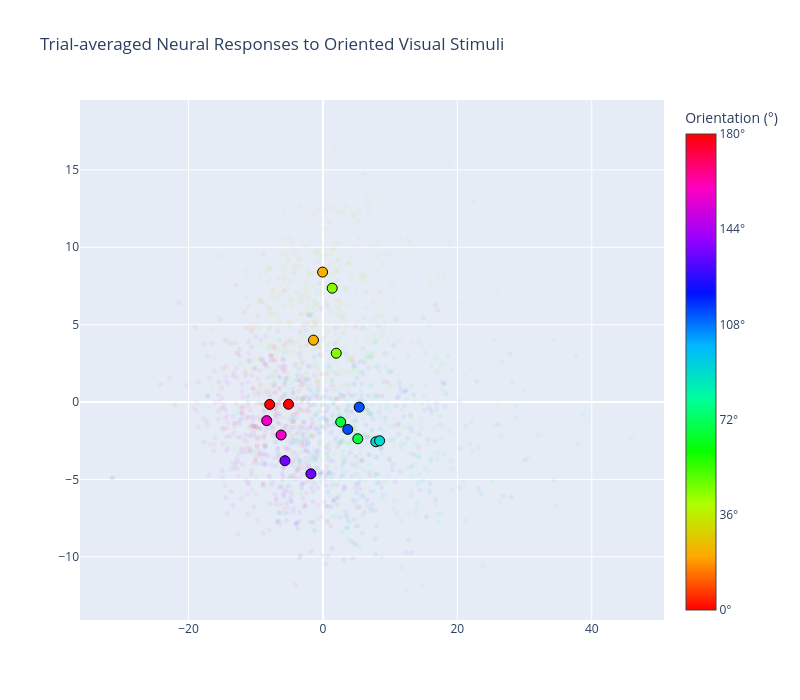

Here is the notebook cell this chart was saved with:
### Code cell
import plotly.graph_objects as go
from sklearn.decomposition import PCA

# Compute 2D Projections
if mode == "pca":
    X = sum_responses.sum(axis=-1)             # (n_orientations, n_neurons)  -- per-orientation averages
    mean_vec = X.mean(axis=0, keepdims=True)
    pca2 = PCA(n_components=2)
    pca2.fit(X)

    coords = pca2.transform(X)                           # (n_orientations, 2)  -- averaged points
elif mode == "lda":
    X = sum_responses.sum(axis=-1)             # (n_orientations, n_neurons)  -- per-orientation averages
    mean_vec = X.mean(axis=0, keepdims=True)
    coords = X @ lda.scalings_                     # (n_orientations, 3)  -- averaged points
else:
    raise ValueError(f"Unknown mode: {mode}")
# ---- Per-trial points: spike counts per (orientation, trial) summed over time bins ----
trial_coords = []     # (n_orient * n_trials, 3)
trial_doubled = []    # color matches its orientation
for o_idx, orientation in enumerate(visual_orientation_degs):
    trial_times = visual_trial_df[visual_trial_df['orientation'] == orientation]['timestamp'].values[:N_VIS_TRIALS]
    for t_time in trial_times:
        trial_spikes = visual_spikes[(visual_spikes['timestamp'] >= t_time) &
                                     (visual_spikes['timestamp'] <  t_time + WINDOW_LEN)]
        x_trial = np.zeros(n_neurons)
        if not trial_spikes.empty:
            counts = trial_spikes.groupby('neuron_id').size()
            for nid, c in counts.items():
                if nid in neuron_to_idx:
                    x_trial[neuron_to_idx[nid]] = c
        if mode == "pca":
            trial_coords.append(pca2.transform(x_trial.reshape(1, -1))[0])
        elif mode == "lda":
            trial_coords.append(x_trial @ lda.scalings_)
        trial_doubled.append((int(orientation) * 2) % 360)
trial_coords = np.array(trial_coords)
trial_doubled = np.array(trial_doubled)

doubled = (np.array(visual_orientation_degs) * 2) % 360

fig = go.Figure()

# Per-trial scatter (low alpha)
fig.add_trace(go.Scatter(
    x=trial_coords[:, 0], y=trial_coords[:, 1],
    mode='markers',
    marker=dict(size=5, color=trial_doubled, colorscale='HSV',
                cmin=0, cmax=360, opacity=0.05,
                line=dict(width=0)),
    hovertemplate='trial<extra></extra>',
    showlegend=False,
))

# Orientation-average scatter (full opacity, on top)
fig.add_trace(go.Scatter(
    x=coords[:, 0], y=coords[:, 1], 
    mode='markers',
    marker=dict(size=10, color=doubled, colorscale='HSV',
                cmin=0, cmax=360,
                colorbar=dict(
                    title='Orientation (°)',
                    tickvals=np.arange(0, 361, 72),
                    ticktext=[f'{int(v/2)}°' for v in np.arange(0, 361, 72)],
                ),
                line=dict(color='black', width=1)),
    text=[f'{int(o)}°' for o in visual_orientation_degs],
    textposition='top center',
    name='',
    showlegend=False,
))

if mode == "pca":
    fig.update_layout(title='Trial-averaged Neural Responses to Oriented Visual Stimuli (PCA Projection)')
    fig.update_layout(
    title='Trial-averaged Neural Responses to Oriented Visual Stimuli',
    scene=dict(xaxis_title='PC1', yaxis_title='PC2',
               aspectmode='data'),
    width=800, height=700,
    )
elif mode == "lda":
    fig.update_layout(title='Trial-averaged Neural Responses to Oriented Visual Stimuli (LDA Projection)')
    fig.update_layout(
    title='Trial-averaged Neural Responses to Oriented Visual Stimuli',
    scene=dict(xaxis_title='LDA1', yaxis_title='LDA2',
               aspectmode='data'),
    width=800, height=700,
)   
fig.show()

### Figure 1 — Plotly figure (JSON) as saved in the notebook; plotly's stock layout.template omitted (floating-point values rounded to 4 significant figures; data arrays with more than 128 entries replaced by an {"elided": "..."} marker saying what was removed)
{"data": [{"hovertemplate": "trial<extra></extra>", "marker": {"cmax": 360, "cmin": 0, "color": {"elided": "1600 int values"}, "colorscale": [[0, "#ff0000"], [0.1111, "#ffa700"], [0.2222, "#afff00"], [0.3333, "#08ff00"], [0.4444, "#00ff9f"], [0.5556, "#00b7ff"], [0.6667, "#0010ff"], [0.7778, "#9700ff"], [0.8889, "#ff00bf"], [1, "#ff0000"]], "line": {"width": 0}, "opacity": 0.05, "size": 5}, "mode": "markers", "showlegend": false, "type": "scatter", "x": {"elided": "1600 float values"}, "y": {"elided": "1600 float values"}}, {"marker": {"cmax": 360, "cmin": 0, "color": [0, 45, 90, 135, 180, 225, 270, 315, 0, 45, 90, 135, 180, 225, 270, 315], "colorbar": {"ticktext": ["0°", "36°", "72°", "108°", "144°", "180°"], "tickvals": [0, 72, 144, 216, 288, 360], "title": {"text": "Orientation (°)"}}, "colorscale": [[0, "#ff0000"], [0.1111, "#ffa700"], [0.2222, "#afff00"], [0.3333, "#08ff00"], [0.4444, "#00ff9f"], [0.5556, "#00b7ff"], [0.6667, "#0010ff"], [0.7778, "#9700ff"], [0.8889, "#ff00bf"], [1, "#ff0000"]], "line": {"color": "black", "width": 1}, "size": 10}, "mode": "markers", "name": "", "showlegend": false, "text": ["0°", "22°", "45°", "67°", "90°", "112°", "135°", "157°", "180°", "202°", "225°", "247°", "270°", "292°", "315°", "337°"], "textposition": "top center", "type": "scatter", "x": [-7.929, -1.412, 1.977, 5.185, 7.872, 5.395, -1.797, -6.224, -5.127, -0.05425, 1.378, 2.639, 8.427, 3.693, -5.654, -8.368], "y": [-0.1568, 3.998, 3.155, -2.374, -2.569, -0.3301, -4.639, -2.132, -0.1441, 8.396, 7.356, -1.293, -2.503, -1.77, -3.79, -1.203]}], "layout": {"height": 700, "scene": {"aspectmode": "data", "xaxis": {"title": {"text": "PC1"}}, "yaxis": {"title": {"text": "PC2"}}}, "title": {"text": "Trial-averaged Neural Responses to Oriented Visual Stimuli"}, "width": 800}}
